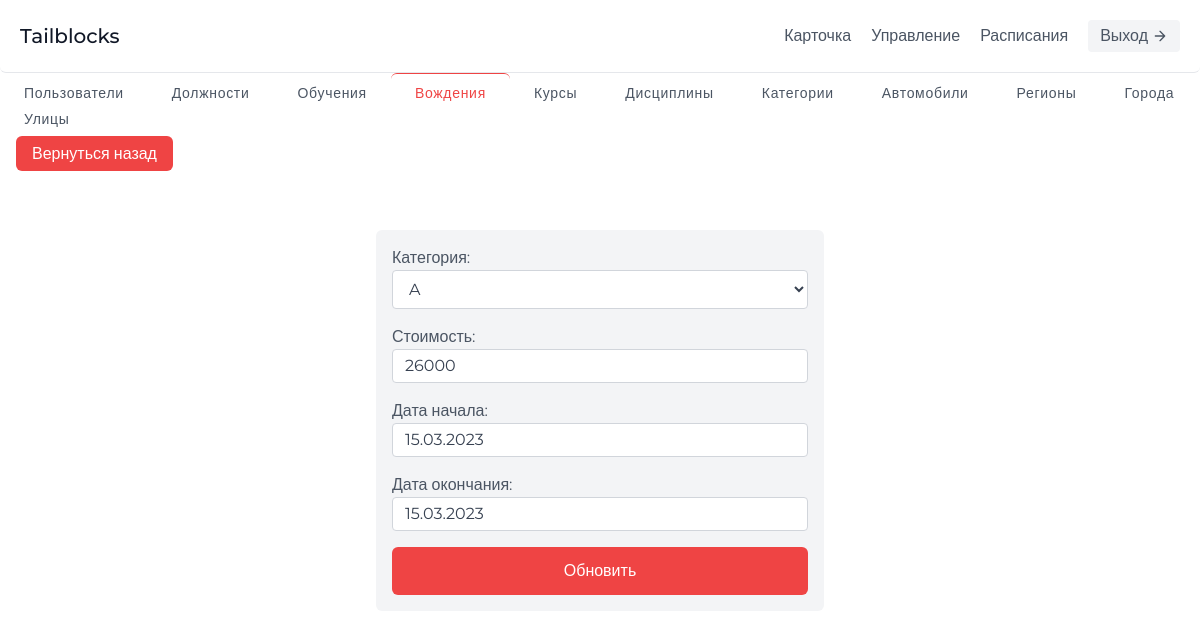
Screenshot of /control/course/1/update with the database file from the repository.
### app/models.py (models this page shows, shortened)
class Course(models.Model):
    id_category = models.ForeignKey(Category, on_delete=models.CASCADE, verbose_name='Категория')
    price = models.IntegerField(verbose_name='Стоимость')
    start_date_education = models.DateField(verbose_name='Дата начала')
    end_date_education = models.DateField(verbose_name='Дата окончания')
    class Meta:
        verbose_name = 'курс'
        verbose_name_plural = 'курсы'

### app/views.py (the view)
# urls.py: path('control/course/<id>/update', ControlView.coursesControlUpdatePage, name='update-course'),
    def coursesControlUpdatePage(request, id):
        course = Course.objects.get(id=id)
        if request.method == 'GET':
            form = WorkerPostCourseForm(instance=course)
            return render(request, 'worker/forms/update-driving.html', {'form': form})
        elif request.method == 'POST':
            form = WorkerPostCourseForm(request.POST, instance=course)
            if form.is_valid():
                form.save()
                return redirect('/control/courses/')

### app/forms.py
class WorkerPostCourseForm(forms.ModelForm):
    class Meta:
        model = Course
        fields = '__all__'

### app/models.py (called while the page is built)
    def __str__(self):
        return self.name_category

### templates/worker/forms/update-driving.html (shortened to what this page needs)
{% extends '../../base.html' %}
{% load static %}
{% block content %}
	{% block header %}
		{% include '../includes/header-2.html' %}
	{% endblock header %}
	<main>
		<section class="text-gray-600 body-font">
			<div class="flex mx-auto flex-wrap mb-4">
				<a
					class="px-6 w-auto justify-center text-sm font-medium inline-flex items-center leading-none border-gray-200 hover:text-gray-900 hover:bg-gray-100 tracking-wider transition-all ease-in-out"
					href="{% url 'control-users' %}"
				>
					Пользователи
				</a>
				<a
					class="px-6 w-auto justify-center text-sm font-medium inline-flex items-center leading-none border-gray-200 hover:text-gray-900 hover:bg-gray-100 tracking-wider transition-all ease-in-out"
					href="{% url 'control-posts' %}"
				>
					Должности
				</a>
				<a
					class="px-6 w-auto justify-center text-sm font-medium inline-flex items-center leading-none border-gray-200 hover:text-gray-900 hover:bg-gray-100 tracking-wider transition-all ease-in-out"
					href="{% url 'control-trainings' %}"
				>
					Обучения
				</a>
				<a
					class="w-auto justify-center border-t text-sm px-6 font-medium inline-flex items-center leading-none border-red-500 text-red-500 tracking-wider py-3"
				>
					Вождения
				</a>
				<a
					class="px-6 w-auto justify-center text-sm font-medium inline-flex items-center leading-none border-gray-200 hover:text-gray-900 hover:bg-gray-100 tracking-wider transition-all ease-in-out"
					href="{% url 'control-courses' %}"
				>
					Курсы
				</a>
				<a
					class="px-6 w-auto justify-center text-sm font-medium inline-flex items-center leading-none border-gray-200 hover:text-gray-900 hover:bg-gray-100 tracking-wider transition-all ease-in-out"
					href="{% url 'control-disciplines' %}"
				>
					Дисциплины
				</a>
				<a
					class="px-6 w-auto justify-center text-sm font-medium inline-flex items-center leading-none border-gray-200 hover:text-gray-900 hover:bg-gray-100 tracking-wider transition-all ease-in-out"
					href="{% url 'control-categories' %}"
				>
					Категории
				</a>
				<a
					class="px-6 w-auto justify-center text-sm font-medium inline-flex items-center leading-none border-gray-200 hover:text-gray-900 hover:bg-gray-100 tracking-wider transition-all ease-in-out"
					href="{% url 'control-autos' %}"
				>
					Автомобили
				</a>
				<a
					class="px-6 w-auto justify-center text-sm font-medium inline-flex items-center leading-none border-gray-200 hover:text-gray-900 hover:bg-gray-100 tracking-wider transition-all ease-in-out"
					href="{% url 'control-regions' %}"
				>
					Регионы
				</a>
				<a
					class="px-6 w-auto justify-center text-sm font-medium inline-flex items-center leading-none border-gray-200 hover:text-gray-900 hover:bg-gray-100 tracking-wider transition-all ease-in-out"
					href="{% url 'control-cities' %}"
				>
					Города
				</a>
				<a
					class="px-6 w-auto justify-center text-sm font-medium inline-flex items-center leading-none border-gray-200 hover:text-gray-900 hover:bg-gray-100 tracking-wider transition-all ease-in-out"
					href="{% url 'control-streets' %}"
				>
					Улицы
				</a>
			</div>
			<div class="mb-4 ml-4">
				<a class="bg-red-500 text-white hover:bg-red-600 ease-in-out transition-all px-4 py-2 rounded-md" href="{% url 'control-drivings' %}">
					Вернуться назад
				</a>
			</div>
			<div class="max-w-md py-12 mx-auto">
				<form method="POST" action="" class="w-full items-center p-4 bg-gray-100 grid gap-4">
					{% csrf_token %} {{ form.as_div }}
					<button
						class="text-white bg-red-500 border-0 font-medium py-3 px-5 ease-in-out transition-all focus:outline-none hover:bg-red-600 rounded-md"
						type="submit"
					>
						Обновить
					</button>
				</form>
			</div>
		</section>
	</main>
{% endblock content %}

### static/css/styles.css (style rules this page uses)
*, html { margin: 0; padding: 0; }

### rows the page displays
Course: id_category "A", price "26000", start_date_education "15.03.2023", end_date_education "15.03.2023"
